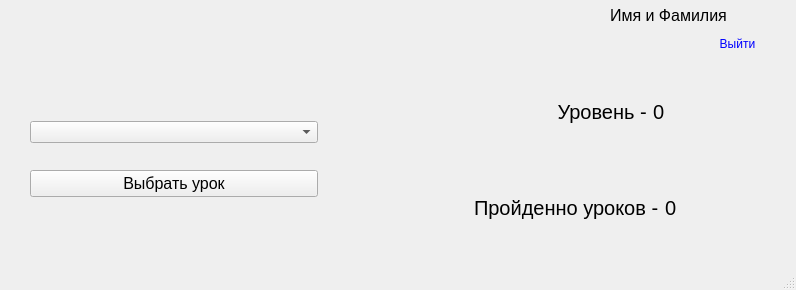
<?xml version="1.0" encoding="UTF-8"?>
<ui version="4.0">
 <class>MainWindow</class>
 <widget class="QMainWindow" name="MainWindow">
  <property name="windowModality">
   <enum>Qt::NonModal</enum>
  </property>
  <property name="geometry">
   <rect>
    <x>0</x>
    <y>0</y>
    <width>796</width>
    <height>290</height>
   </rect>
  </property>
  <property name="minimumSize">
   <size>
    <width>796</width>
    <height>290</height>
   </size>
  </property>
  <property name="maximumSize">
   <size>
    <width>796</width>
    <height>290</height>
   </size>
  </property>
  <property name="windowTitle">
   <string>MainWindow</string>
  </property>
  <widget class="QWidget" name="centralwidget">
   <widget class="QLabel" name="nameAndSurnameLabel">
    <property name="geometry">
     <rect>
      <x>610</x>
      <y>0</y>
      <width>151</width>
      <height>31</height>
     </rect>
    </property>
    <property name="font">
     <font>
      <pointsize>12</pointsize>
     </font>
    </property>
    <property name="text">
     <string>Имя и Фамилия</string>
    </property>
   </widget>
   <widget class="QPushButton" name="pushButton_2">
    <property name="geometry">
     <rect>
      <x>692</x>
      <y>30</y>
      <width>91</width>
      <height>28</height>
     </rect>
    </property>
    <property name="font">
     <font>
      <pointsize>9</pointsize>
     </font>
    </property>
    <property name="styleSheet">
     <string notr="true">color:rgb(0,0,255)</string>
    </property>
    <property name="text">
     <string>Выйти</string>
    </property>
    <property name="flat">
     <bool>true</bool>
    </property>
   </widget>
   <widget class="QWidget" name="widget" native="true">
    <property name="geometry">
     <rect>
      <x>30</x>
      <y>100</y>
      <width>731</width>
      <height>131</height>
     </rect>
    </property>
    <widget class="QWidget" name="layoutWidget">
     <property name="geometry">
      <rect>
       <x>0</x>
       <y>0</y>
       <width>731</width>
       <height>120</height>
      </rect>
     </property>
     <layout class="QHBoxLayout" name="horizontalLayout_2">
      <item>
       <layout class="QVBoxLayout" name="verticalLayout_3">
        <item>
         <widget class="QComboBox" name="comboBox"/>
        </item>
        <item>
         <widget class="QPushButton" name="selectLessonButton">
          <property name="font">
           <font>
            <pointsize>12</pointsize>
           </font>
          </property>
          <property name="text">
           <string>Выбрать урок</string>
          </property>
         </widget>
        </item>
       </layout>
      </item>
      <item>
       <spacer name="horizontalSpacer">
        <property name="orientation">
         <enum>Qt::Horizontal</enum>
        </property>
        <property name="sizeType">
         <enum>QSizePolicy::Fixed</enum>
        </property>
        <property name="sizeHint" stdset="0">
         <size>
          <width>150</width>
          <height>20</height>
         </size>
        </property>
       </spacer>
      </item>
      <item>
       <layout class="QHBoxLayout" name="horizontalLayout">
        <item>
         <layout class="QVBoxLayout" name="verticalLayout">
          <item>
           <layout class="QHBoxLayout" name="horizontalLayout_3">
            <item>
             <widget class="QLabel" name="label">
              <property name="sizePolicy">
               <sizepolicy hsizetype="Fixed" vsizetype="Fixed">
                <horstretch>0</horstretch>
                <verstretch>0</verstretch>
               </sizepolicy>
              </property>
              <property name="font">
               <font>
                <pointsize>15</pointsize>
               </font>
              </property>
              <property name="text">
               <string>               Уровень -</string>
              </property>
              <property name="textFormat">
               <enum>Qt::AutoText</enum>
              </property>
              <property name="scaledContents">
               <bool>false</bool>
              </property>
              <property name="alignment">
               <set>Qt::AlignCenter</set>
              </property>
              <property name="wordWrap">
               <bool>false</bool>
              </property>
              <property name="margin">
               <number>0</number>
              </property>
              <property name="indent">
               <number>-1</number>
              </property>
              <property name="openExternalLinks">
               <bool>false</bool>
              </property>
             </widget>
            </item>
            <item>
             <widget class="QLabel" name="levelLabel">
              <property name="font">
               <font>
                <pointsize>15</pointsize>
               </font>
              </property>
              <property name="text">
               <string>0</string>
              </property>
             </widget>
            </item>
           </layout>
          </item>
          <item>
           <spacer name="verticalSpacer">
            <property name="orientation">
             <enum>Qt::Vertical</enum>
            </property>
            <property name="sizeHint" stdset="0">
             <size>
              <width>20</width>
              <height>40</height>
             </size>
            </property>
           </spacer>
          </item>
          <item>
           <layout class="QHBoxLayout" name="horizontalLayout_4">
            <item>
             <widget class="QLabel" name="label_2">
              <property name="sizePolicy">
               <sizepolicy hsizetype="Preferred" vsizetype="Fixed">
                <horstretch>0</horstretch>
                <verstretch>0</verstretch>
               </sizepolicy>
              </property>
              <property name="font">
               <font>
                <pointsize>15</pointsize>
               </font>
              </property>
              <property name="text">
               <string>Пройденно уроков -</string>
              </property>
             </widget>
            </item>
            <item>
             <widget class="QLabel" name="lessonCompletedLabel">
              <property name="font">
               <font>
                <pointsize>15</pointsize>
               </font>
              </property>
              <property name="text">
               <string>0</string>
              </property>
             </widget>
            </item>
           </layout>
          </item>
         </layout>
        </item>
       </layout>
      </item>
     </layout>
    </widget>
   </widget>
  </widget>
  <widget class="QStatusBar" name="statusbar"/>
 </widget>
 <resources/>
 <connections/>
</ui>
